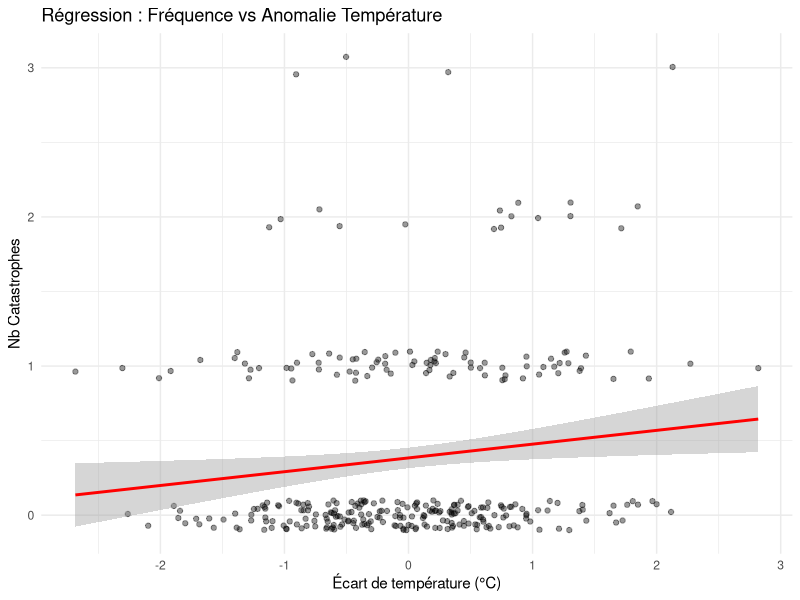

This figure's R source:
## ---- chunk 1
#| echo: false
#| message: false
#| warning: false

library(data.table)
library(ggplot2)
dt <- fread("data/data_finale.csv")
 
## ---- chunk 2
#| echo: false

# Sélection des variables numériques d'intérêt
vars <- dt[, .(Gap_Temp = gap_temp, 
               Nb_Catastrophes = nb_disasters, 
               Morts = nb_deaths, 
               Cout = total_damages)]

# Calcul de la corrélation
cor_matrix <- round(cor(vars, use = "complete.obs"), 2)

# Affichage propre
knitr::kable(cor_matrix, caption = "Matrice de corrélation de Pearson")
## ---- chunk 3
#| echo: false

# Graphique
ggplot(dt, aes(x = gap_temp, y = nb_disasters)) +
  geom_jitter(alpha = 0.4, height = 0.1) +
  geom_smooth(method = "lm", color = "red") +
  labs(title = "Régression : Fréquence vs Anomalie Température",
       x = "Écart de température (°C)", y = "Nb Catastrophes") +
  theme_minimal()

# Modèle
mod1 <- lm(nb_disasters ~ gap_temp, data = dt)
# On affiche juste les coefficients importants
summary(mod1)$coefficients
## ---- chunk 4
#| echo: false

mod2 <- lm(total_damages ~ gap_temp, data = dt)
summary(mod2)$coefficients
